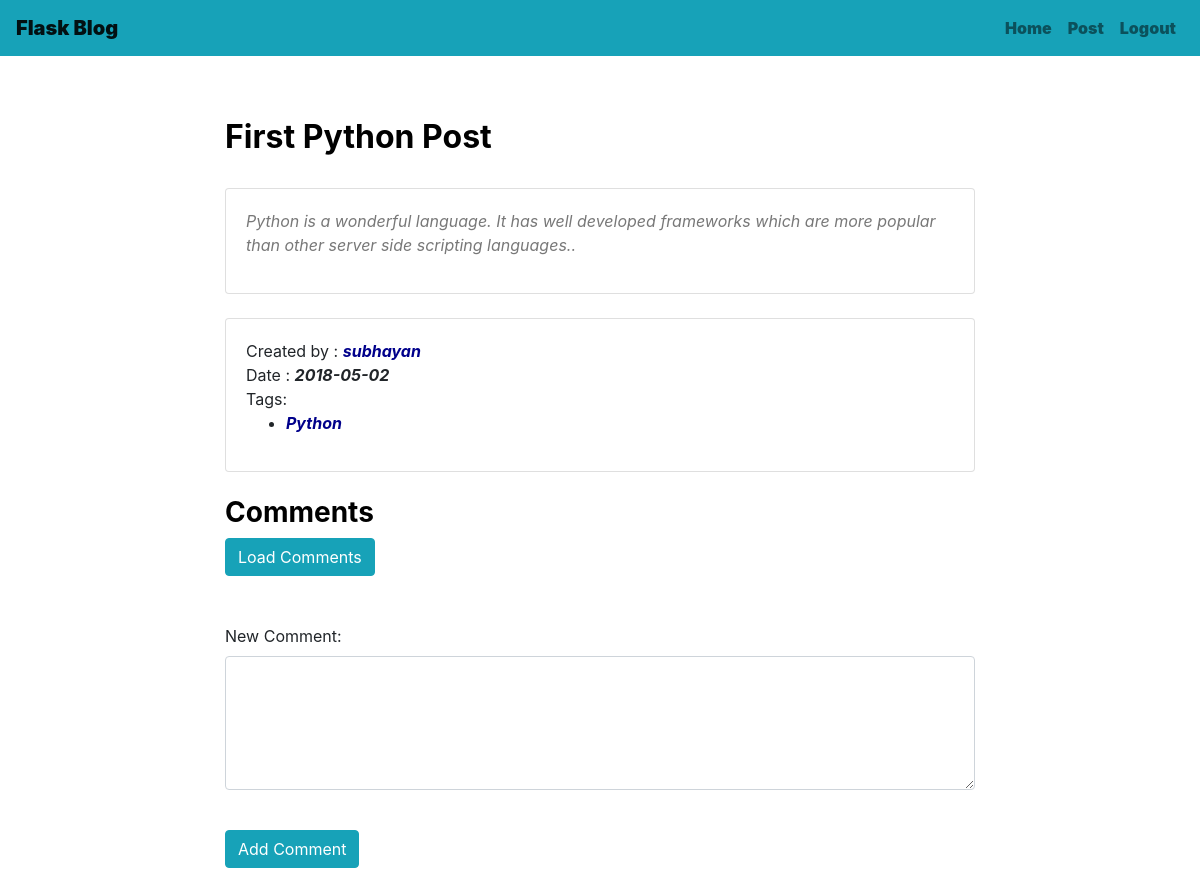
Page /get_post/first-python-post (signed in) on the committed database.
### project/models/posts_model.py (models this page shows, shortened)
class Post(db.Model):
    id = db.Column(db.Integer, primary_key=True)
    title = db.Column(db.String(50))
    body = db.Column(db.TEXT)
    slug = db.Column(db.String(256),unique=True)
    date = db.Column(db.DATETIME)
    author_id = db.Column(db.Integer,db.ForeignKey('user.id'))
    is_live = db.Column(db.BOOLEAN)
    tags = db.relationship('Tag',secondary='posts_tags',backref='posts', lazy='dynamic')
    @classmethod
    def get_post_by_slug(cls,slug):
        post = cls.query.filter_by(slug=slug).first()
        return post

### project/models/user_model.py (models this page shows, shortened)
class User(db.Model):
    id = db.Column(db.Integer, primary_key=True)
    fullname = db.Column(db.String(100))
    username = db.Column(db.String(50),unique=True)
    email = db.Column(db.String(35),unique=True)
    password = db.Column(db.String(60))
    is_author = db.Column(db.BOOLEAN)
    posts = db.relationship('Post',backref='user',lazy='dynamic')
    comments = db.relationship('Comment',backref='user',lazy='dynamic')
    @classmethod
    def get_current_user(cls):
        user_result = None
        if 'username' in session:
            user = session['username']
            user_result = cls.get_user_by_username(username=user)
        return user_result
    @classmethod
    def get_user_by_username(cls,username):
        user = None
        user = cls.query.filter_by(username=username).first()
        return user

### project/models/tag_model.py (models this page shows, shortened)
class Tag(db.Model):
    id = db.Column(db.Integer, primary_key=True)
    name = db.Column(db.String(10))

### project/posts/views.py (the view)
@posts_blueprint.route('/get_post/<string:slug>')
@login_required
def get_post(slug):
    post_obj = Post.get_post_by_slug(slug)
    return render_template('post_details.html',post=post_obj,user=User.get_current_user())

### project/posts/templates/posts/post_details.html (shortened to what this page needs)
  {% extends "base.html" %}
  {% from "show_links.html" import show_links %}
  {% from "show_links.html" import show_flash_messages %}
  {% block content %}
          <div class="col-lg-8 col-md-10 mx-auto">
              <h2 style="color:black"><b>{{ post.title }}</b></h2>
          <br/>
                    <div class="card">
                        <div class="card-body"><i style="color:#787878">{{ post.body|markdown }}</i></div>
                    </div>
          <br/>
                    <div class="card">
                        <div class="card-body">
                      Created by : <b><i><a href="{{ url_for('users.get_all_author_posts',author_id=post.user.id) }}">{{ post.user.username }}</a></b></i>
                      <br/>
                  Date : <b><i>{{ post.date.strftime('%Y-%m-%d')}}</b></i>
                  <br/>
                  Tags:<ul>
                    {% for tag in post.tags %}
                    <li><b><i><a href="{{ url_for('posts.get_all_tag_posts',tag_name=tag.name) }}">{{tag.name}}</a></i></b></li>
                    {% endfor %}
                  </ul>
                            </div>
                    </div>
              <br/>
                  <h3 style="color:black"><b>Comments</b></h3>
                  <div id="comments-section">
                      <button type="button" onclick="LoadComments(1)" class="btn btn-info">Load Comments</button>
                  </div>
                      <br/><br/>
                      <div class="form-group">
                        <label for="comment">New Comment:</label>
                        <textarea class="form-control" rows="5" columns="10" id="comment-body"></textarea>
                      </div>
                      <br/>
                      <button type="button" onclick="clickFunction()" class="btn btn-info">Add Comment</button>
              </div>
  {% endblock %}

### project/templates/base.html (style rules this page uses)
body { padding-top: 70px; }
a { color:DarkBlue ; font-weight: bold; }

### rows in the picture
Post: title "First Python Post", body "Python is a wonderful language. It has well developed frameworks which are more popular than other server side scripting languages..", date "2018-05-02"
User: user.username "subhayan"
Tag: name "Python"
